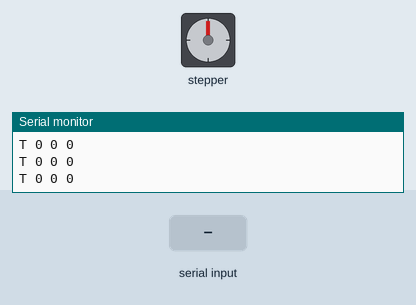
A sketch run on a simulated Arduino Uno, built with avr-gcc and run on an emulated ATmega328P. Parts: stepper motor, the last lines printed to the serial monitor. The inputs (shaded band) are chosen by the test bench. Stepper angles assume 200 steps per turn.

Above: at 1.4 s.
1.5 s: "GOTO 150\n" received over Serial
At 1.65 s:
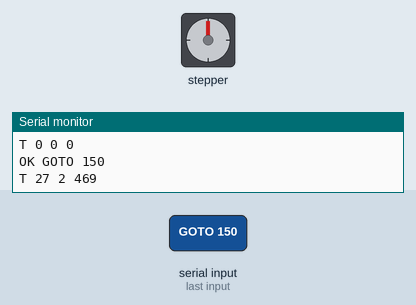
At 2.7 s:
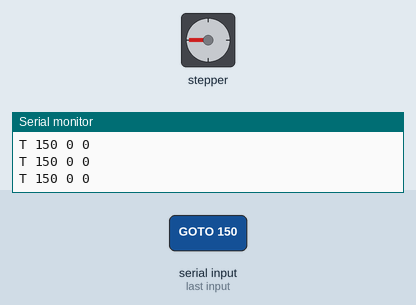
3.3 s: "GOTO 1\n" received over Serial
At 3.61 s:
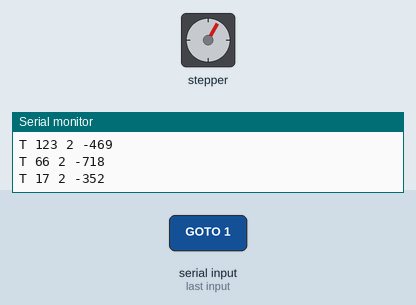
Timing chart, 0 to 6.3 s (numbered marks = the images above; inputs shaded):
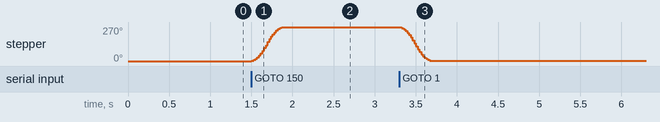

Measured:
- after the input at 1.5 s, stepper: turns 270° clockwise in 0.37 s, starting at once
- after the input at 3.3 s, stepper: turns 269° counter-clockwise in 0.38 s, starting at once

The sketch:

motor.ino
```cpp
/*
 * ===========================================================================
 * TEKNOFEST 2026 - Akilli Fabrika Sistemleri Programlama
 * Gorev 2: Step motor surucusu (Arduino Uno tarafi)
 * ===========================================================================
 *
 * BAGLANTI
 *   Motor surucusu : DM556 (PUL / DIR girisli)
 *   PUL            : Arduino D2
 *   DIR            : Arduino D3
 *   Mikro adim     : 1/8   -> motor 1600 adim / tur
 *   Seri hiz       : 115200 baud
 *
 * "Bu baglantiya uymayan kod test duzeneginde calistirilamaz ve
 *  degerlendirilemez."  Bu yuzden pin ve adim sayisi sabittir.
 *
 * Kutuphane: AccelStepper
 *
 * ---------------------------------------------------------------------------
 * TASARIM KARARI: KONUMUN TEK KAYNAGI ARDUINO'DUR
 * ---------------------------------------------------------------------------
 * Adim sayaci burada, AccelStepper icinde tutulur. Bilgisayar arayuzu konumu
 * KENDISI SAYMAZ, yalnizca telemetriden okur. Neden:
 *   - Bir seri baytin kaybolmasi, PC tarafinda sayilan konumu kalici olarak
 *     kaydirir. Motor gercek konumundan sapar ve "kayitli konuma git" yanlis
 *     yere gider.
 *   - Adimlari fiziksel olarak ureten taraf Arduino oldugu icin sayacin da
 *     burada durmasi gerekiyor.
 *
 * ---------------------------------------------------------------------------
 * SERI PROTOKOL  (satir tabanli ASCII, satir sonu '\n')
 * ---------------------------------------------------------------------------
 * PC -> Arduino
 *   PING                      : baglanti testi
 *   START <hiz> <yon>         : surekli don. hiz = adim/sn (>0), yon = 1 | -1
 *   STOP                      : dur (rampali)
 *   GOTO <hedef>              : verilen ADIM konumuna git
 *   POS?                      : anlik telemetri istegi
 *   SIFIRLA                   : mevcut konumu 0 kabul et
 *
 * Arduino -> PC
 *   HAZIR <adim_tur>          : acilista bir kez
 *   OK <komut>                : komut kabul edildi
 *   ERR <sebep>               : komut reddedildi
 *   T <konum> <durum> <hiz>   : telemetri (100 ms'de bir)
 *                               durum: 0=DURUYOR 1=SUREKLI 2=KONUMLANIYOR
 * ===========================================================================
 */

#include <AccelStepper.h>

// ---- Sabitler --------------------------------------------------------------
const uint8_t PUL_PIN   = 2;      // DM556 PUL
const uint8_t DIR_PIN   = 3;      // DM556 DIR
const long ADIM_TUR     = 1600;   // 1/8 mikro adim
const long SERI_HIZ     = 115200;

// ---- Hareket sinirlari ----------------------------------------------------
const float MAKS_HIZ    = 3200.0; // adim/sn  (2 tur/sn)
const float IVME        = 4000.0; // adim/sn^2 - rampa; ani kalkis adim kaybettirir
const uint16_t TELEMETRI_MS = 100;

// AccelStepper::DRIVER = PUL/DIR girisli harici surucu (DM556 tam bu tip)
AccelStepper motor(AccelStepper::DRIVER, PUL_PIN, DIR_PIN);

enum Mod : uint8_t { MOD_DURDU = 0, MOD_SUREKLI = 1, MOD_KONUM = 2 };
Mod mod = MOD_DURDU;

char tampon[48];
uint8_t tampon_uzunluk = 0;
unsigned long son_telemetri = 0;

// ---------------------------------------------------------------------------
void setup() {
  Serial.begin(SERI_HIZ);

  motor.setMaxSpeed(MAKS_HIZ);
  motor.setAcceleration(IVME);
  motor.setCurrentPosition(0);

  // DM556 optokuplorlerinin oturmasi icin kisa bekleme
  delay(200);

  Serial.print(F("HAZIR "));
  Serial.println(ADIM_TUR);
}

// ---------------------------------------------------------------------------
void loop() {
  seri_oku();

  // Hareket uretimi: her iki mod da her dongude cagrilmali
  if (mod == MOD_SUREKLI) {
    motor.runSpeed();                 // sabit hizda surekli adim uret
  } else if (mod == MOD_KONUM) {
    if (motor.distanceToGo() == 0) {
      mod = MOD_DURDU;                // hedefe varildi
      Serial.println(F("OK VARDI"));
    } else {
      motor.run();                    // rampali konumlanma
    }
  }

  telemetri_gonder();
}

// ---------------------------------------------------------------------------
void seri_oku() {
  while (Serial.available() > 0) {
    char c = (char)Serial.read();

    if (c == '\n' || c == '\r') {
      if (tampon_uzunluk > 0) {
        tampon[tampon_uzunluk] = '\0';
        komut_isle(tampon);
        tampon_uzunluk = 0;
      }
    } else if (tampon_uzunluk < sizeof(tampon) - 1) {
      tampon[tampon_uzunluk++] = c;
    } else {
      // Tampon tasmasi: satiri at, sessiz bozulma yerine acik hata ver
      tampon_uzunluk = 0;
      Serial.println(F("ERR SATIR_UZUN"));
    }
  }
}

// ---------------------------------------------------------------------------
void komut_isle(char *satir) {
  char *komut = strtok(satir, " ");
  if (komut == NULL) return;

  // ---- PING ----
  if (strcmp(komut, "PING") == 0) {
    Serial.println(F("OK PING"));
    return;
  }

  // ---- START <hiz> <yon> ----
  if (strcmp(komut, "START") == 0) {
    char *p_hiz = strtok(NULL, " ");
    char *p_yon = strtok(NULL, " ");
    if (p_hiz == NULL || p_yon == NULL) {
      Serial.println(F("ERR START_PARAMETRE"));
      return;
    }
    float hiz = atof(p_hiz);
    int yon = atoi(p_yon);

    if (hiz <= 0.0 || hiz > MAKS_HIZ) { Serial.println(F("ERR HIZ_ARALIK")); return; }
    if (yon != 1 && yon != -1)        { Serial.println(F("ERR YON"));        return; }

    motor.setSpeed(hiz * (float)yon);   // isaret = yon
    mod = MOD_SUREKLI;
    Serial.println(F("OK START"));
    return;
  }

  // ---- STOP ----
  if (strcmp(komut, "STOP") == 0) {
    // Rampali duruş: motor.stop() mevcut ivmeye gore duracak hedefi kurar.
    // Ani kesme (setSpeed(0)) yuksek hizda adim kaybettiriyor, konum sayaci
    // gercek konumdan sapar. Bu yuzden rampa kullanilir.
    motor.stop();
    motor.setSpeed(0);
    mod = MOD_KONUM;                  // rampanin bitmesini run() tamamlar
    Serial.println(F("OK STOP"));
    return;
  }

  // ---- GOTO <hedef> ----
  if (strcmp(komut, "GOTO") == 0) {
    char *p_hedef = strtok(NULL, " ");
    if (p_hedef == NULL) { Serial.println(F("ERR GOTO_PARAMETRE")); return; }

    long hedef = atol(p_hedef);
    motor.setMaxSpeed(MAKS_HIZ);
    motor.moveTo(hedef);
    mod = MOD_KONUM;
    Serial.print(F("OK GOTO "));
    Serial.println(hedef);
    return;
  }

  // ---- POS? ----
  if (strcmp(komut, "POS?") == 0) {
    telemetri_yaz();
    return;
  }

  // ---- SIFIRLA ----
  if (strcmp(komut, "SIFIRLA") == 0) {
    if (mod != MOD_DURDU) { Serial.println(F("ERR HAREKET_HALINDE")); return; }
    motor.setCurrentPosition(0);
    Serial.println(F("OK SIFIRLA"));
    return;
  }

  Serial.print(F("ERR BILINMEYEN "));
  Serial.println(komut);
}

// ---------------------------------------------------------------------------
void telemetri_gonder() {
  unsigned long simdi = millis();
  if (simdi - son_telemetri >= TELEMETRI_MS) {
    son_telemetri = simdi;
    telemetri_yaz();
  }
}

void telemetri_yaz() {
  Serial.print(F("T "));
  Serial.print(motor.currentPosition());
  Serial.print(' ');
  Serial.print((uint8_t)mod);
  Serial.print(' ');
  Serial.println((long)motor.speed());
}
```
